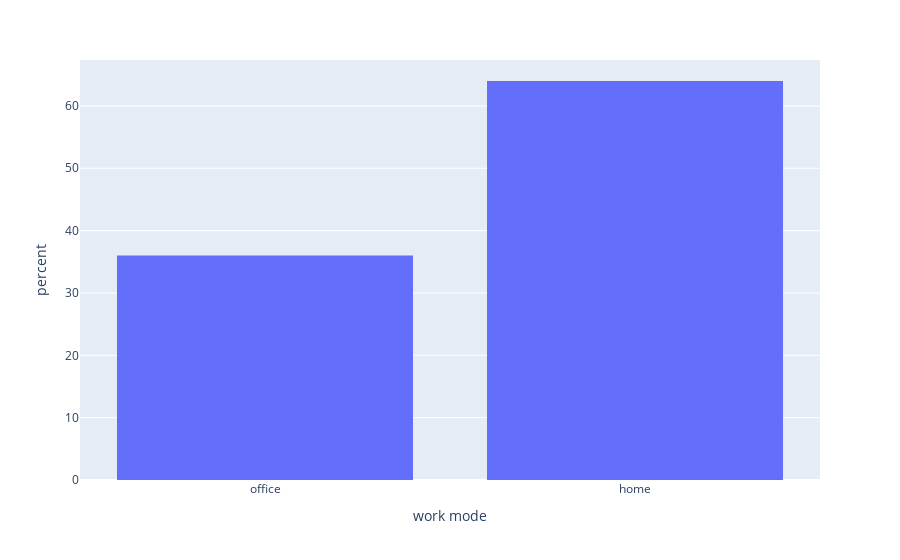

The cell this chart's notebook holds for it:
### Markdown cell above
One choice questions.

### Code cell
fig = px.histogram(answers_df, x='work mode', histnorm='percent')
fig.show()

### Figure 1 — Plotly figure (JSON) as saved in the notebook; plotly's stock layout.template omitted (floating-point values rounded to 4 significant figures)
{"data": [{"alignmentgroup": "True", "bingroup": "x", "histnorm": "percent", "hovertemplate": "work mode=%{x}<br>percent=%{y}<extra></extra>", "legendgroup": "", "marker": {"color": "#636efa", "pattern": {"shape": ""}}, "name": "", "offsetgroup": "", "orientation": "v", "showlegend": false, "type": "histogram", "x": ["office", "office", "home", "office", "office", "home", "home", "office", "home", "home", "home", "home", "home", "home", "home", "home", "home", "office", "home", "home", "office", "home", "home", "home", "home", "office", "home", "home", "office", "home", "home", "home", "office", "home", "office", "office", "home", "home", "office", "office", "office", "office", "home", "home", "home", "home", "office", "home", "office", "home"], "xaxis": "x", "yaxis": "y"}], "layout": {"barmode": "relative", "legend": {"tracegroupgap": 0}, "margin": {"t": 60}, "xaxis": {"anchor": "y", "domain": [0, 1], "title": {"text": "work mode"}}, "yaxis": {"anchor": "x", "domain": [0, 1], "title": {"text": "percent"}}}}
